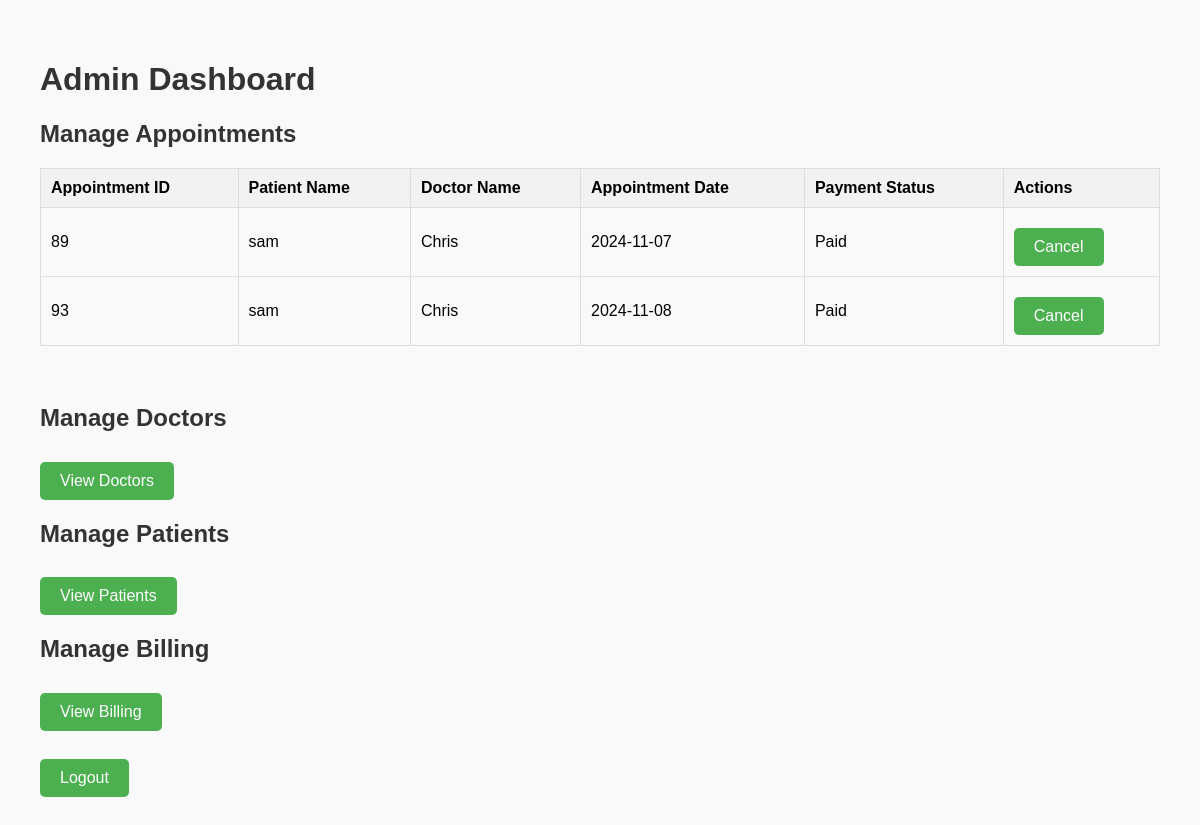
/admin_dashboard (signed in), run on an earlier commit of the app's database.
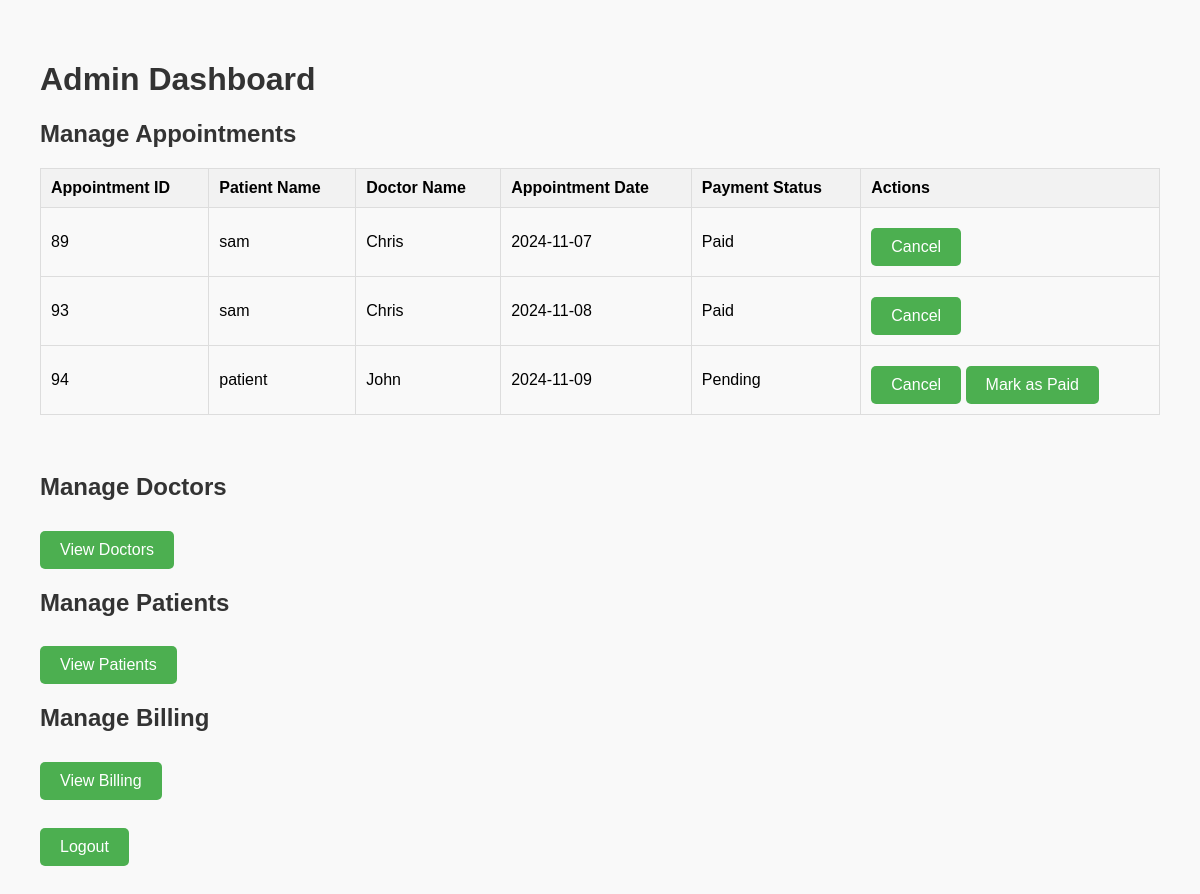
And on a later commit of the database.
### tables this page shows
CREATE TABLE appointments (
                    id INTEGER PRIMARY KEY AUTOINCREMENT,
                    patient_id INTEGER,
                    doctor_id INTEGER,
                    appointment_date TEXT NOT NULL, canceled_by_doctor BOOLEAN DEFAULT 0,
                    FOREIGN KEY (patient_id) REFERENCES patients (id),
                    FOREIGN KEY (doctor_id) REFERENCES doctors (id)
                );

CREATE TABLE patients (
                    id INTEGER PRIMARY KEY AUTOINCREMENT,
                    name TEXT NOT NULL,
                    loginid TEXT UNIQUE NOT NULL,
                    password TEXT NOT NULL,
                    age INTEGER NOT NULL,
                    gender TEXT NOT NULL,
                    email TEXT NOT NULL
                );

CREATE TABLE doctors (
                    id INTEGER PRIMARY KEY AUTOINCREMENT,
                    name TEXT NOT NULL,
                    specialization TEXT NOT NULL,
                    loginid TEXT UNIQUE NOT NULL,
                    password TEXT NOT NULL,
                    email TEXT NOT NULL
                );

### app.py (the view)
@app.route('/admin_dashboard')
def admin_dashboard():
    if 'admin_id' not in session:
        return redirect(url_for('admin_login'))
    appointments = query_db('''
        SELECT a.id AS appointment_id,
               p.name AS patient_name,
               d.name AS doctor_name,
               a.appointment_date,
               COALESCE(b.payment_status, 'Pending') AS payment_status,
               b.id AS billing_id
        FROM appointments a
        JOIN patients p ON a.patient_id = p.id
        JOIN doctors d ON a.doctor_id = d.id
        LEFT JOIN billing b ON a.patient_id = b.patient_id AND a.doctor_id = b.doctor_id
        ORDER BY a.appointment_date
    ''')
    return render_template('admin_dashboard.html', appointments=appointments)

### db_helpers.py (called while the page is built)
def get_db_connection():
    conn = sqlite3.connect('hospital_management.db')
    conn.row_factory = sqlite3.Row
    conn.execute("PRAGMA foreign_keys = ON")  # Enable foreign keys
    return conn

def query_db(query, args=(), one=False):
    conn = get_db_connection()  # Make sure you're getting the connection here
    cur = conn.execute(query, args)
    rv = [dict(row) for row in cur.fetchall()]
    cur.close()
    return (rv[0] if rv else None) if one else rv

### templates/admin_dashboard.html (shortened to what this page needs)
<!DOCTYPE html>
<html lang="en">
<head>
</head>
<body>
{% block content %}
    <h1>Admin Dashboard</h1>
    <h2>Manage Appointments</h2>
    <table>
        <thead>
            <tr>
                <th>Appointment ID</th>
                <th>Patient Name</th>
                <th>Doctor Name</th>
                <th>Appointment Date</th>
                <th>Payment Status</th>
                <th>Actions</th>
            </tr>
        </thead>
        <tbody>
            {% for appointment in appointments %}
            <tr>
                <td>{{ appointment.appointment_id }}</td>
                <td>{{ appointment.patient_name }}</td>
                <td>{{ appointment.doctor_name }}</td>
                <td>{{ appointment.appointment_date }}</td>
                <td>{{ appointment.payment_status }}</td>
                <td>
                    <a href="{{ url_for('delete_appointment', appointment_id=appointment.appointment_id) }}">Cancel</a>
                    {% if appointment.billing_id and appointment.payment_status == 'Pending' %}
                        <a href="{{ url_for('update_payment_status', billing_id=appointment.billing_id) }}">Mark as Paid</a>
                    {% endif %}
                </td>
            </tr>
            {% endfor %}
        </tbody>
    </table>
    <br>
    <h2>Manage Doctors</h2>
    <a href="{{ url_for('view_doctors') }}">View Doctors</a>
    <h2>Manage Patients</h2>
    <a href="{{ url_for('view_patients') }}">View Patients</a>
    <h2>Manage Billing</h2>
    <a href="{{ url_for('admin_view_billing') }}">View Billing</a>
    <br><br>
    <a href="{{ url_for('admin_logout') }}">Logout</a>
{% endblock %}
</body>
</html>

What changed in the data, as far as the page shows it:
added appointments: appointment_id "94", patient_name "patient", doctor_name "John", appointment_date "2024-11-09", payment_status "Pending"
